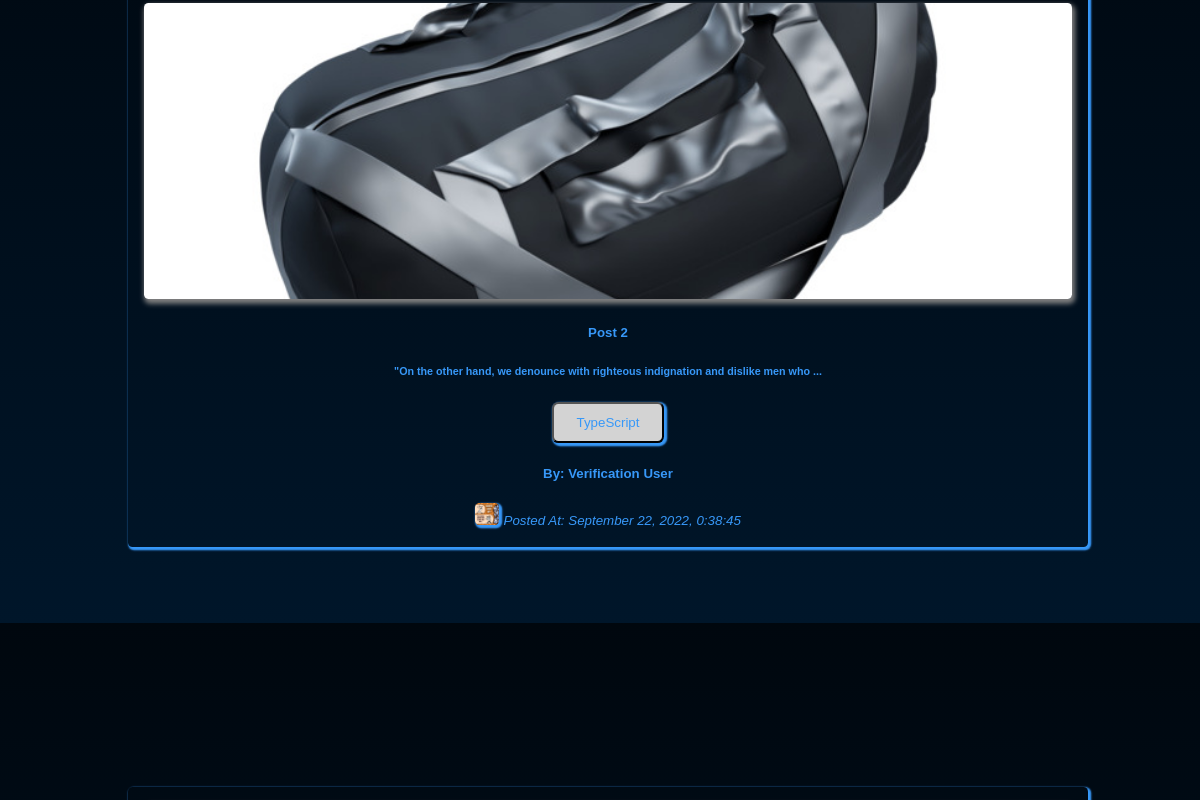
Before: / (middle part) with the older database file.
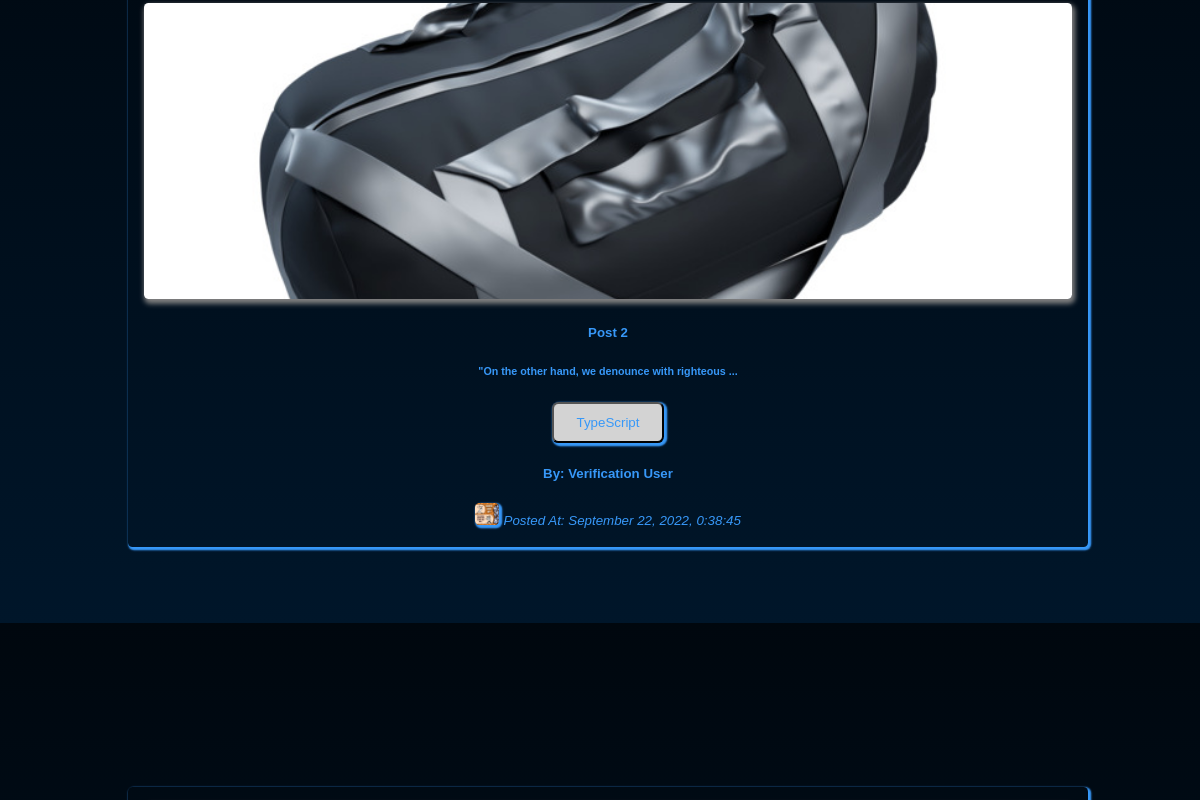
After: the same page with the newer database file.
### tables this page shows
CREATE TABLE `posts` (
  `id` int(11) UNSIGNED NOT NULL,
  `title` varchar(255) NOT NULL,
  `body` text NOT NULL,
  `thumbnail` varchar(255) NOT NULL,
  `date_time` timestamp NOT NULL DEFAULT current_timestamp(),
  `category_id` int(11) UNSIGNED DEFAULT NULL,
  `author_id` int(11) UNSIGNED NOT NULL,
  `is_featured` tinyint(1) NOT NULL
);

CREATE TABLE `categories` (
  `id` int(11) UNSIGNED NOT NULL,
  `title` varchar(50) NOT NULL,
  `description` text NOT NULL
);

CREATE TABLE `users` (
  `id` int(11) UNSIGNED NOT NULL,
  `firstname` varchar(50) NOT NULL,
  `lastname` varchar(50) NOT NULL,
  `username` varchar(50) NOT NULL,
  `email` varchar(100) NOT NULL,
  `password` varchar(255) NOT NULL,
  `avatar` varchar(255) NOT NULL,
  `is_admin` tinyint(1) NOT NULL
);

### index.php (called while the page is built, shortened)
<?php
include('./partials/header/header.php');
include('./partials/nav/nav.php');
$query = "SELECT * FROM posts";
?>
<?php include('./partials/homeposts/homeposts.php'); ?>
<?php
include('./partials/footer/footer.php');
?>

### partials/homeposts/homeposts.php (the view, shortened to what this page needs)
<?php
$posts_result =  mysqli_query($connect__db, $query);
?>
<?php if (mysqli_num_rows($posts_result) >= 1) : ?>
    <?php while ($single_post = mysqli_fetch_assoc($posts_result)) : ?>
        <div class="app__col">
            <div class="app__card" id="appCardId">
                <div class="app__card-header">
                    <div class="app__card-img-shadow">
                        <a href="<?= HOME_URL ?>single-post.php?id=<?= $single_post['id'] ?>">
                            <img src="<?= HOME_URL . 'images/' . $single_post['thumbnail'] ?>" class="app__card-img" alt="admin_post_thumbnail" loading="lazy" />
                        </a>
                    </div>
                    <h5 id="postsTitle"> <a href="<?= HOME_URL ?>single-post.php?id=<?= $single_post['id'] ?>">
                            <?= $single_post['title']; ?>
                        </a>
                    </h5>
                    <h6 class="app__td" id="postsBody" maxlength="100">
                        <?= substr($single_post['body'], 0, 100)  . " ..."; ?>
                    </h6>
                </div>
                <div class="app__card-footer">
                    <?php
                    $category_id = $single_post['category_id'];
                    $category_query = "SELECT * FROM categories WHERE id=$category_id";
                    $category_result = mysqli_query($connect__db, $category_query);
                    $category = mysqli_fetch_assoc($category_result);
                    $category_title = $category['title'];
                    ?>
                    <button class="btn__sm">
                        <a href="<?= HOME_URL ?>category-posts.php?id=<?= $category['id'] ?>">
                            <?= $category_title ?? null; ?>
                        </a>
                    </button>
                    <div class="app__card-author">
                        <?php
                        $author_id = $single_post['author_id'];
                        $author_query = "SELECT * FROM users WHERE id=$author_id";
                        $author_result = mysqli_query($connect__db, $author_query);
                        $author = mysqli_fetch_assoc($author_result);
                        ?>
                        <strong>
                            <h5>
                                By: <?= "{$author['firstname']} {$author['lastname']}"; ?>
                            </h5>
                            <img src="./images/<?= $author['avatar'] ?>" class="app__nav-avatar" />
                        </strong>
                        <small>
                            <em>
                                Posted At: <?= date("F j, Y, G:i:s ", strtotime($single_post['date_time'])) ?>
                            </em>
                        </small>
                    </div>
                </div>
            </div>
        </div>
    <?php endwhile; ?>
<?php endif; ?>

Changed rows visible on the page:
changed posts "Post 2": body "\"On the other hand, we denounce with righteous indignation and dislike men who" → "\"On the other hand, we denounce with righteous"
